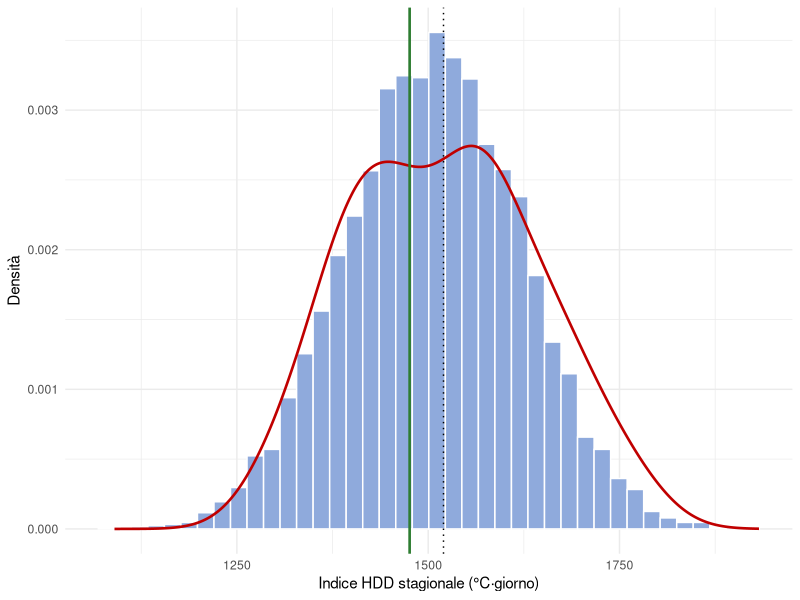

Recreate this plot in R.
# 05 - Prezzo della put con le tre tecniche di pricing e sensibilita al trend
#
# Input:  risultati/indice_hdd.csv, risultati/indice_hdd_stima.csv,
#         risultati/livello_trend.csv                                (script 02)
#         risultati/tab_distribuzioni.csv                            (script 03)
#         risultati/simulazioni_hdd_2025.csv                         (script 04)
# Output: risultati/tab_prezzi.csv
#         risultati/tab_sensibilita.csv
#         risultati/05_prezzi.txt
#         grafici/figura12_montecarlo.png

# directory di lavoro: la cartella principale del repository 
library(ggplot2)

indice <- read.csv("risultati/indice_hdd.csv")
stima <- read.csv("risultati/indice_hdd_stima.csv")
livello <- read.csv("risultati/livello_trend.csv")
distribuzioni <- read.csv("risultati/tab_distribuzioni.csv")
simulazioni <- read.csv("risultati/simulazioni_hdd_2025.csv")

# parametri del contratto e di mercato
tick <- 20                     # euro per punto indice (contratti europei CME)
r <- 0.0211                    # Euribor 6 mesi, media di ottobre 2025 (BCE): 2,1068%
tau <- 151 / 365               # dal 31/10/2025 al 31/03/2026
sconto <- exp(-r * tau)

# strike at the money: valore atteso dell'indice senza trend, arrotondato alla decina
K <- round(mean(stima$HDD_detrend) / 10) * 10
strike <- c(K - 50, K, K + 50)

payoff_put <- function(indice_hdd, strike_put) {
  tick * pmax(strike_put - indice_hdd, 0)
}

# prezzo = media dei payoff attualizzata; errore standard = dev. standard / radice di n
prezzo <- function(valori, k) sconto * mean(payoff_put(valori, k))
errore <- function(valori, k) sconto * sd(payoff_put(valori, k)) / sqrt(length(valori))

# per l'index modelling estraggo 100.000 valori da ciascuna distribuzione stimata
set.seed(2026)
normale <- rnorm(100000, distribuzioni$parametro_1[1], distribuzioni$parametro_2[1])
lognormale <- rlnorm(100000, distribuzioni$parametro_1[2], distribuzioni$parametro_2[2])

prezzi <- data.frame(strike = strike, burn_grezza = NA, burn_detrend = NA,
                     index_normale = NA, index_lognormale = NA, daily = NA)

for (i in 1:3) {
  k <- strike[i]
  prezzi$burn_grezza[i] <- prezzo(stima$HDD, k)
  prezzi$burn_detrend[i] <- prezzo(stima$HDD_detrend, k)
  prezzi$index_normale[i] <- prezzo(normale, k)
  prezzi$index_lognormale[i] <- prezzo(lognormale, k)
  prezzi$daily[i] <- prezzo(simulazioni$HDD, k)
}
write.csv(prezzi, "risultati/tab_prezzi.csv", row.names = FALSE)

# valore atteso dell'indice secondo ciascuna tecnica
valore_atteso <- c(
  burn_grezza = mean(stima$HDD),
  burn_detrend = mean(stima$HDD_detrend),
  index_normale = distribuzioni$parametro_1[1],
  index_lognormale = exp(distribuzioni$parametro_1[2] + distribuzioni$parametro_2[2]^2 / 2),
  daily = mean(simulazioni$HDD)
)

# incertezza: errore standard per la burn analysis (51 stagioni)
# ed errore di simulazione per il daily modelling (10.000 stagioni)
errore_burn <- errore(stima$HDD_detrend, K)
intervallo_burn <- prezzi$burn_detrend[2] + c(-1.96, 1.96) * errore_burn
errore_montecarlo <- errore(simulazioni$HDD, K)

# caricamento per il rischio: P = D * (media + alfa * dev. standard)
payoff_storici <- payoff_put(stima$HDD_detrend, K)
alfa <- c(0, 0.25, 0.5)
prezzo_caricato <- sconto * (mean(payoff_storici) + alfa * sd(payoff_storici))

# probabilita che la put venga esercitata
probabilita <- c(burn_grezza = mean(stima$HDD < K),
                 burn_detrend = mean(stima$HDD_detrend < K),
                 daily = mean(simulazioni$HDD < K))

# sensibilita al trattamento del trend (stesso strike K = 1.520)
# a) burn analysis sulle sole stagioni recenti, come nella prassi (10-30 anni)
# b) serie corretta con il livello della retta spostato di un errore standard
serie_alternative <- list(
  "Tutte le 51 stagioni osservate" = stima$HDD,
  "Ultime 30 stagioni osservate" = tail(stima$HDD, 30),
  "Ultime 20 stagioni osservate" = tail(stima$HDD, 20),
  "Ultime 10 stagioni osservate" = tail(stima$HDD, 10),
  "Serie corretta, livello centrale" = stima$HDD_detrend,
  "Serie corretta, livello +1 errore standard" = stima$HDD_detrend + livello$errore_standard,
  "Serie corretta, livello -1 errore standard" = stima$HDD_detrend - livello$errore_standard
)

sensibilita <- data.frame()
for (nome in names(serie_alternative)) {
  x <- serie_alternative[[nome]]
  sensibilita <- rbind(sensibilita, data.frame(
    impostazione = nome, stagioni = length(x), valore_atteso = mean(x),
    prezzo_put = prezzo(x, K), errore_standard = errore(x, K)))
}
write.csv(sensibilita, "risultati/tab_sensibilita.csv", row.names = FALSE)

# verifica sulla stagione 2025/26
realizzato <- indice$HDD[indice$stagione == 2025]

capture.output(
  cat("Fattore di sconto:", sconto, "| strike at the money:", K, "\n\n"),
  print(prezzi),
  cat("\nValore atteso dell'indice:\n"), print(valore_atteso),
  cat("\nProbabilita di esercizio:\n"), print(probabilita),
  cat("\nBurn analysis corretta, strike", K, ": errore standard =", errore_burn,
      "| intervallo al 95% =", intervallo_burn, "\n"),
  cat("Daily modelling, strike", K, ": errore di simulazione =", errore_montecarlo, "\n"),
  cat("\nPrezzo con caricamento, alfa = 0 / 0.25 / 0.5:", prezzo_caricato, "\n\n"),
  print(sensibilita),
  cat("\nStagione 2025/26: indice realizzato =", realizzato,
      "| payoff della put =", payoff_put(realizzato, K), "\n"),
  cat("Scarto tra valore atteso e realizzato:\n"), print(valore_atteso - realizzato),
  file = "risultati/05_prezzi.txt"
)

# Figura 12: stagioni simulate (istogramma), distribuzione storica senza trend
# (curva rossa), strike (linea punteggiata), valore realizzato (linea verde)
grafico <- ggplot() +
  geom_histogram(data = simulazioni, aes(x = HDD, y = after_stat(density)),
                 bins = 40, fill = "#8faadc", colour = "white") +
  geom_density(data = stima, aes(x = HDD_detrend), colour = "#c00000", linewidth = 0.9) +
  geom_vline(xintercept = K, linetype = "dotted") +
  geom_vline(xintercept = realizzato, colour = "#2e7d32", linewidth = 0.9) +
  labs(x = "Indice HDD stagionale (°C·giorno)", y = "Densità") +
  theme_minimal()

ggsave("grafici/figura12_montecarlo.png", grafico, width = 16, height = 9, units = "cm", dpi = 300)
